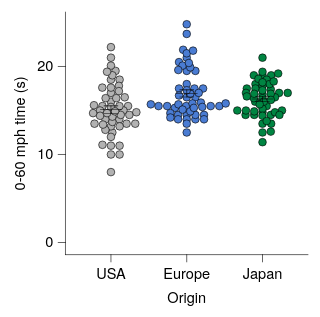

Vega-Lite specification for this chart:
### Vega-Lite specification from a JSON file in a GitHub repository (floating-point values rounded to 4 significant figures; data arrays with more than 128 entries replaced by an {"elided": "..."} marker saying what was removed)
{"background": null, "config": {"arc": {"fill": "#DBDBDB", "fillOpacity": 1.0, "innerRadius": 25.0, "padAngle": 0.03, "stroke": "black", "strokeOpacity": 1, "strokeWidth": 0.25}, "area": {"fill": "#DBDBDB", "fillOpacity": 1.0, "stroke": "black", "strokeOpacity": 1, "strokeWidth": 0.25}, "axis": {"domain": true, "domainCap": "round", "domainColor": "black", "domainWidth": 0.25, "grid": false, "gridCap": "round", "gridColor": "#F1F1F1", "gridDash": [0, 0], "gridOpacity": 1.0, "gridWidth": 0.25, "labelColor": "black", "labelFont": "Helvetica Neue, HelveticaNeue, Helvetica, Arial, sans-serif", "labelFontSize": 6, "labelFontStyle": "normal", "labelFontWeight": 400, "offset": 0, "ticks": true, "tickCap": "round", "tickColor": "black", "tickRound": false, "tickSize": 3, "tickWidth": 0.25, "titleColor": "black", "titleFont": "Helvetica Neue, HelveticaNeue, Helvetica, Arial, sans-serif", "titleFontSize": 6, "titleFontStyle": "normal", "titleFontWeight": 400}, "axisX": {"domain": true, "labelAlign": "center", "labelAngle": 0, "labels": true, "ticks": true, "translate": 0}, "axisY": {"domain": true, "labelAlign": "right", "labelAngle": 0, "labels": true, "ticks": true, "translate": 0}, "axisRight": {"domain": true, "labelAlign": "left", "labelAngle": 0, "labels": true, "ticks": true, "translate": 0}, "axisTop": {"domain": true, "labelAlign": "center", "labelAngle": 0, "labels": true, "ticks": true, "translate": 0}, "axisBand": {"tickOffset": 0}, "bar": {"fill": "#DBDBDB", "fillOpacity": 1.0, "stroke": "black", "strokeOpacity": 1, "strokeWidth": 0.25}, "boxplot": {"size": 9.0, "ticks": {"cornerRadius": 0.25, "fill": "black", "opacity": 1, "size": 4.5, "thickness": 0.25}, "box": {"fillOpacity": 1.0, "stroke": "black", "strokeOpacity": 1, "strokeWidth": 0.25}, "median": {"cornerRadius": 0, "fill": "black", "fillOpacity": 1.0, "opacity": 1, "size": 9.0, "thickness": 0.25}, "rule": {"fill": "black", "fillOpacity": 1.0, "size": 10.0, "stroke": "black", "strokeDash": [0, 0], "strokeOpacity": 1, "strokeWidth": 0.25}, "outliers": {"color": "black", "fill": "black", "fillOpacity": 1.0, "size": 0, "stroke": "black", "strokeOpacity": 1, "strokeWidth": 0.25}}, "circle": {"fill": "black", "fillOpacity": 1.0, "size": 1.25, "stroke": null, "strokeOpacity": 1, "strokeWidth": 0.25}, "errorband": {"band": {"fillOpacity": 0.6, "stroke": null, "strokeWidth": 0.25, "strokeOpacity": 1}, "borders": {"opacity": 0, "strokeOpacity": 1, "strokeWidth": 0.25}}, "errorbar": {"opacity": 1, "rule": {"strokeDash": [0, 0], "strokeWidth": 0.25}, "ticks": {"color": "black", "cornerRadius": 0.125, "opacity": 1, "size": 6.0, "thickness": 0.25}, "thickness": 0.25}, "font": "Helvetica Neue, HelveticaNeue, Helvetica, Arial, sans-serif", "geoshape": {"fill": "#DBDBDB", "fillOpacity": 1.0, "stroke": "black", "strokeOpacity": 1, "strokeWidth": 0.25}, "header": {"labelColor": "black", "labelFont": "Helvetica Neue, HelveticaNeue, Helvetica, Arial, sans-serif", "labelFontSize": 6, "labelFontStyle": "normal", "labelFontWeight": 400, "titleColor": "black", "titleFont": "Helvetica Neue, HelveticaNeue, Helvetica, Arial, sans-serif", "titleFontSize": 6, "titleFontStyle": "normal", "titleFontWeight": 400, "titlePadding": 0}, "legend": {"disable": false, "offset": 4.5, "titlePadding": 4, "labelOffset": 2, "gradientLabelOffset": 2, "columnPadding": 4, "rowPadding": 2, "gradientLength": 50.0, "gradientThickness": 5.0, "gradientOpacity": 1.0, "gradientStrokeColor": "black", "gradientStrokeWidth": 0.25, "labelColor": "black", "labelFont": "Helvetica Neue, HelveticaNeue, Helvetica, Arial, sans-serif", "labelFontSize": 6, "labelFontStyle": "normal", "labelFontWeight": 400, "strokeColor": "black", "strokeWidth": 0, "symbolSize": 36, "symbolStrokeColor": "black", "symbolStrokeWidth": 0.25, "titleColor": "black", "titleFont": "Helvetica Neue, HelveticaNeue, Helvetica, Arial, sans-serif", "titleFontSize": 6, "titleFontStyle": "normal", "titleFontWeight": 400}, "line": {"color": "black", "stroke": "black", "strokeCap": "butt", "strokeDash": [0, 0], "strokeOpacity": 1, "strokeWidth": 0.5}, "point": {"filled": true, "fill": "#DBDBDB", "fillOpacity": 1.0, "size": 5.0, "stroke": "black", "strokeOpacity": 1, "strokeWidth": 0.25}, "range": {"category": ["#B2B2B2", "#4A7CD3", "#008542", "#664CAF", "#509F98", "#636363", "#284F93", "#005226", "#382864", "#285753"], "diverging": {"scheme": ["#443E60", "#5F597E", "#7C759B", "#9994B6", "#B7B4CC", "#D6D5DC", "#F6F6F6", "#D1DAD9", "#A4C2BF", "#7AA9A4", "#578E89", "#37736E", "#1B5954"]}, "heatmap": {"scheme": ["#440154", "#472270", "#433E82", "#38598C", "#2C728E", "#238A8D", "#24A086", "#39B578", "#5DC862", "#96D646", "#CAE02D", "#FDE724"]}, "ordinal": {"scheme": ["#F1F1F1", "#DBDBDB", "#C6C6C6", "#B2B2B2", "#9D9D9D", "#898989", "#767676", "#636363", "#515151", "#404040", "#2F2F2F", "#1F1F1F"]}, "ramp": {"scheme": ["#440154", "#472270", "#433E82", "#38598C", "#2C728E", "#238A8D", "#24A086", "#39B578", "#5DC862", "#96D646", "#CAE02D", "#FDE724"]}}, "rule": {"color": "black", "stroke": "black", "strokeCap": "round", "strokeDash": [2, 2], "strokeOpacity": 1, "strokeWidth": 0.25}, "scale": {"barBandPaddingInner": 0.1, "rectBandPaddingInner": 0, "tickBandPaddingInner": 0.1, "bandPaddingOuter": 0.1, "bandWithNestedOffsetPaddingInner": 0.2, "bandWithNestedOffsetPaddingOuter": 0.2, "offsetBandPaddingInner": 0, "offsetBandPaddingOuter": 0, "continuousPadding": 5.0, "round": false}, "rect": {"fill": "#DBDBDB", "fillOpacity": 1.0, "stroke": "black", "strokeOpacity": 1, "strokeWidth": 0.25}, "square": {"fill": "#DBDBDB", "fillOpacity": 1.0, "size": 10.0, "stroke": "black", "strokeOpacity": 1, "strokeWidth": 0.25}, "text": {"color": "black", "font": "Helvetica Neue, HelveticaNeue, Helvetica, Arial, sans-serif", "fontSize": 6, "fontStyle": "normal", "fontWeight": 400}, "tick": {"color": "black", "cornerRadius": 0.125, "opacity": 1.0, "size": 9.0, "thickness": 0.25}, "title": {"anchor": "middle", "frame": "group", "color": "black", "font": "Helvetica Neue, HelveticaNeue, Helvetica, Arial, sans-serif", "fontSize": 6, "fontStyle": "normal", "fontWeight": 400, "subtitleColor": "black", "subtitleFont": "Helvetica Neue, HelveticaNeue, Helvetica, Arial, sans-serif", "subtitleFontSize": 6, "subtitleFontStyle": "normal", "subtitleFontWeight": 400}, "trail": {"color": "black", "opacity": 1, "size": 0.5}, "view": {"continuousWidth": 100, "continuousHeight": 100, "discreteWidth": 100, "discreteHeight": 100, "fill": null, "stroke": null, "strokeWidth": 0.25}}, "layer": [{"data": {"name": "data-fff8341856742b0cfe310aaeede7bc4a"}, "mark": {"type": "circle", "opacity": 1.0, "size": 10.0, "stroke": "black", "strokeOpacity": 1, "strokeWidth": 0.25}, "encoding": {"color": {"field": "Origin", "legend": null, "scale": {"domain": ["USA", "Europe", "Japan"]}, "sort": ["USA", "Europe", "Japan"], "title": null, "type": "nominal"}, "x": {"axis": {}, "field": "Origin", "scale": {"domain": ["USA", "Europe", "Japan"]}, "sort": ["USA", "Europe", "Japan"], "title": "Origin", "type": "nominal"}, "xOffset": {"field": "beeswarm_x", "scale": {"domain": [-16.06, 16.06], "range": [-3.559, 28.56]}, "type": "quantitative"}, "y": {"field": "Acceleration", "title": "0-60 mph time (s)", "type": "quantitative", "scale": {"nice": false}}}}, {"data": {"name": "data-d979443d4e9b399518cd2fcbb34b9d6d"}, "mark": {"type": "errorbar"}, "encoding": {"x": {"axis": {}, "field": "Origin", "scale": {"domain": ["USA", "Europe", "Japan"]}, "sort": ["USA", "Europe", "Japan"], "title": "Origin", "type": "nominal"}, "y": {"field": "__mean", "title": "0-60 mph time (s)", "type": "quantitative", "scale": {"nice": false}}, "yError": {"field": "__error"}}}, {"data": {"name": "data-d979443d4e9b399518cd2fcbb34b9d6d"}, "mark": {"type": "tick"}, "encoding": {"x": {"axis": {}, "field": "Origin", "scale": {"domain": ["USA", "Europe", "Japan"]}, "sort": ["USA", "Europe", "Japan"], "title": "Origin", "type": "nominal"}, "y": {"field": "__mean", "title": "0-60 mph time (s)", "type": "quantitative", "scale": {"nice": false}}}}], "$schema": "https://vega.github.io/schema/vega-lite/v6.4.1.json", "datasets": {"data-fff8341856742b0cfe310aaeede7bc4a": {"elided": "150 records"}, "data-d979443d4e9b399518cd2fcbb34b9d6d": [{"Origin": "USA", "__mean": 15.11, "__error": 0.4137, "__dysonsphere__": 1}, {"Origin": "Europe", "__mean": 16.94, "__error": 0.4011, "__dysonsphere__": 1}, {"Origin": "Japan", "__mean": 16.3, "__error": 0.2857, "__dysonsphere__": 1}]}}
